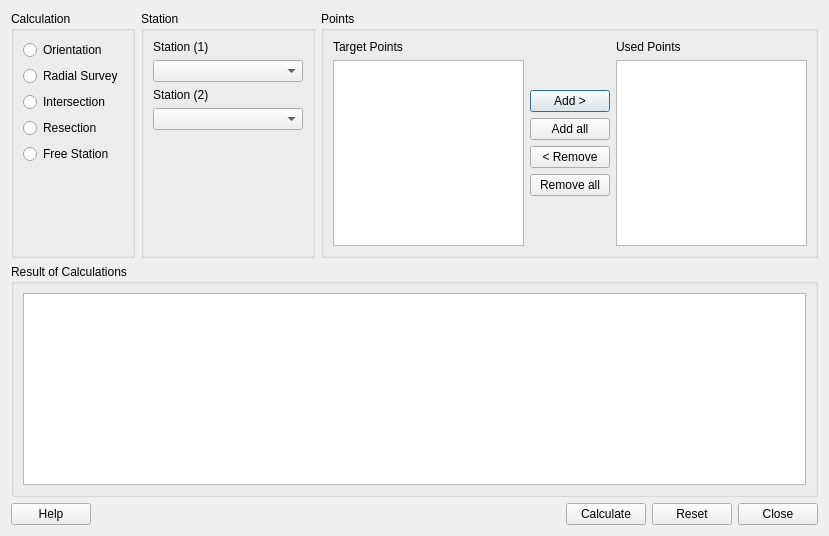
<?xml version="1.0" encoding="UTF-8"?>
<ui version="4.0">
 <class>SingleCalcDialog</class>
 <widget class="QDialog" name="SingleCalcDialog">
  <property name="geometry">
   <rect>
    <x>0</x>
    <y>0</y>
    <width>829</width>
    <height>536</height>
   </rect>
  </property>
  <property name="sizePolicy">
   <sizepolicy hsizetype="Fixed" vsizetype="Fixed">
    <horstretch>0</horstretch>
    <verstretch>0</verstretch>
   </sizepolicy>
  </property>
  <property name="minimumSize">
   <size>
    <width>720</width>
    <height>463</height>
   </size>
  </property>
  <property name="maximumSize">
   <size>
    <width>16777215</width>
    <height>16777215</height>
   </size>
  </property>
  <property name="windowTitle">
   <string>Single Point Calculations</string>
  </property>
  <property name="sizeGripEnabled">
   <bool>false</bool>
  </property>
  <layout class="QVBoxLayout" name="verticalLayout_6">
   <item>
    <layout class="QHBoxLayout" name="horizontalLayout_3">
     <item>
      <widget class="QGroupBox" name="RadioGroup">
       <property name="sizePolicy">
        <sizepolicy hsizetype="Minimum" vsizetype="Preferred">
         <horstretch>0</horstretch>
         <verstretch>0</verstretch>
        </sizepolicy>
       </property>
       <property name="title">
        <string>Calculation</string>
       </property>
       <property name="flat">
        <bool>false</bool>
       </property>
       <property name="checkable">
        <bool>false</bool>
       </property>
       <layout class="QVBoxLayout" name="verticalLayout_5">
        <item>
         <widget class="QRadioButton" name="OrientRadio">
          <property name="sizePolicy">
           <sizepolicy hsizetype="Fixed" vsizetype="Fixed">
            <horstretch>0</horstretch>
            <verstretch>0</verstretch>
           </sizepolicy>
          </property>
          <property name="toolTip">
           <string>Calculate orientation angle  on stations</string>
          </property>
          <property name="text">
           <string>Orientation</string>
          </property>
          <attribute name="buttonGroup">
           <string notr="true">radioButtonGroup</string>
          </attribute>
         </widget>
        </item>
        <item>
         <widget class="QRadioButton" name="RadialRadio">
          <property name="sizePolicy">
           <sizepolicy hsizetype="Fixed" vsizetype="Fixed">
            <horstretch>0</horstretch>
            <verstretch>0</verstretch>
           </sizepolicy>
          </property>
          <property name="text">
           <string>Radial Survey</string>
          </property>
          <attribute name="buttonGroup">
           <string notr="true">radioButtonGroup</string>
          </attribute>
         </widget>
        </item>
        <item>
         <widget class="QRadioButton" name="IntersectRadio">
          <property name="sizePolicy">
           <sizepolicy hsizetype="Fixed" vsizetype="Fixed">
            <horstretch>0</horstretch>
            <verstretch>0</verstretch>
           </sizepolicy>
          </property>
          <property name="text">
           <string>Intersection</string>
          </property>
          <attribute name="buttonGroup">
           <string notr="true">radioButtonGroup</string>
          </attribute>
         </widget>
        </item>
        <item>
         <widget class="QRadioButton" name="ResectionRadio">
          <property name="sizePolicy">
           <sizepolicy hsizetype="Fixed" vsizetype="Fixed">
            <horstretch>0</horstretch>
            <verstretch>0</verstretch>
           </sizepolicy>
          </property>
          <property name="text">
           <string>Resection</string>
          </property>
          <attribute name="buttonGroup">
           <string notr="true">radioButtonGroup</string>
          </attribute>
         </widget>
        </item>
        <item>
         <widget class="QRadioButton" name="FreeRadio">
          <property name="sizePolicy">
           <sizepolicy hsizetype="Fixed" vsizetype="Fixed">
            <horstretch>0</horstretch>
            <verstretch>0</verstretch>
           </sizepolicy>
          </property>
          <property name="text">
           <string>Free Station</string>
          </property>
          <attribute name="buttonGroup">
           <string notr="true">radioButtonGroup</string>
          </attribute>
         </widget>
        </item>
        <item>
         <spacer name="verticalSpacer_3">
          <property name="orientation">
           <enum>Qt::Vertical</enum>
          </property>
          <property name="sizeHint" stdset="0">
           <size>
            <width>20</width>
            <height>49</height>
           </size>
          </property>
         </spacer>
        </item>
       </layout>
      </widget>
     </item>
     <item>
      <widget class="QGroupBox" name="StationGroup">
       <property name="sizePolicy">
        <sizepolicy hsizetype="Minimum" vsizetype="Preferred">
         <horstretch>0</horstretch>
         <verstretch>0</verstretch>
        </sizepolicy>
       </property>
       <property name="title">
        <string>Station</string>
       </property>
       <layout class="QVBoxLayout" name="verticalLayout_4">
        <item>
         <widget class="QLabel" name="Station1Label">
          <property name="sizePolicy">
           <sizepolicy hsizetype="Fixed" vsizetype="Fixed">
            <horstretch>0</horstretch>
            <verstretch>0</verstretch>
           </sizepolicy>
          </property>
          <property name="text">
           <string>Station (1)</string>
          </property>
         </widget>
        </item>
        <item>
         <widget class="QComboBox" name="Station1Combo">
          <property name="sizePolicy">
           <sizepolicy hsizetype="Preferred" vsizetype="Fixed">
            <horstretch>0</horstretch>
            <verstretch>0</verstretch>
           </sizepolicy>
          </property>
          <property name="minimumSize">
           <size>
            <width>150</width>
            <height>0</height>
           </size>
          </property>
         </widget>
        </item>
        <item>
         <widget class="QLabel" name="Station2Label">
          <property name="sizePolicy">
           <sizepolicy hsizetype="Fixed" vsizetype="Fixed">
            <horstretch>0</horstretch>
            <verstretch>0</verstretch>
           </sizepolicy>
          </property>
          <property name="text">
           <string>Station (2)</string>
          </property>
         </widget>
        </item>
        <item>
         <widget class="QComboBox" name="Station2Combo">
          <property name="sizePolicy">
           <sizepolicy hsizetype="Preferred" vsizetype="Fixed">
            <horstretch>0</horstretch>
            <verstretch>0</verstretch>
           </sizepolicy>
          </property>
          <property name="minimumSize">
           <size>
            <width>150</width>
            <height>0</height>
           </size>
          </property>
         </widget>
        </item>
        <item>
         <spacer name="verticalSpacer_4">
          <property name="orientation">
           <enum>Qt::Vertical</enum>
          </property>
          <property name="sizeHint" stdset="0">
           <size>
            <width>20</width>
            <height>86</height>
           </size>
          </property>
         </spacer>
        </item>
       </layout>
      </widget>
     </item>
     <item>
      <widget class="QGroupBox" name="PointsGroup">
       <property name="sizePolicy">
        <sizepolicy hsizetype="Minimum" vsizetype="Preferred">
         <horstretch>2</horstretch>
         <verstretch>0</verstretch>
        </sizepolicy>
       </property>
       <property name="title">
        <string>Points</string>
       </property>
       <layout class="QHBoxLayout" name="horizontalLayout_4">
        <item>
         <layout class="QVBoxLayout" name="verticalLayout_2">
          <item>
           <widget class="QLabel" name="TargetPointsLabel">
            <property name="sizePolicy">
             <sizepolicy hsizetype="Fixed" vsizetype="Fixed">
              <horstretch>0</horstretch>
              <verstretch>0</verstretch>
             </sizepolicy>
            </property>
            <property name="text">
             <string>Target Points</string>
            </property>
           </widget>
          </item>
          <item>
           <widget class="QListWidget" name="SourceList">
            <property name="sizePolicy">
             <sizepolicy hsizetype="MinimumExpanding" vsizetype="Expanding">
              <horstretch>0</horstretch>
              <verstretch>0</verstretch>
             </sizepolicy>
            </property>
            <property name="selectionMode">
             <enum>QAbstractItemView::ExtendedSelection</enum>
            </property>
           </widget>
          </item>
         </layout>
        </item>
        <item>
         <layout class="QVBoxLayout" name="verticalLayout">
          <item>
           <spacer name="verticalSpacer_2">
            <property name="orientation">
             <enum>Qt::Vertical</enum>
            </property>
            <property name="sizeHint" stdset="0">
             <size>
              <width>20</width>
              <height>40</height>
             </size>
            </property>
           </spacer>
          </item>
          <item>
           <widget class="QPushButton" name="AddButton">
            <property name="sizePolicy">
             <sizepolicy hsizetype="Fixed" vsizetype="Fixed">
              <horstretch>0</horstretch>
              <verstretch>0</verstretch>
             </sizepolicy>
            </property>
            <property name="text">
             <string>Add &gt;</string>
            </property>
           </widget>
          </item>
          <item>
           <widget class="QPushButton" name="AddAllButton">
            <property name="sizePolicy">
             <sizepolicy hsizetype="Fixed" vsizetype="Fixed">
              <horstretch>0</horstretch>
              <verstretch>0</verstretch>
             </sizepolicy>
            </property>
            <property name="text">
             <string>Add all</string>
            </property>
           </widget>
          </item>
          <item>
           <widget class="QPushButton" name="RemoveButton">
            <property name="sizePolicy">
             <sizepolicy hsizetype="Fixed" vsizetype="Fixed">
              <horstretch>0</horstretch>
              <verstretch>0</verstretch>
             </sizepolicy>
            </property>
            <property name="text">
             <string>&lt; Remove</string>
            </property>
           </widget>
          </item>
          <item>
           <widget class="QPushButton" name="RemoveAllButton">
            <property name="sizePolicy">
             <sizepolicy hsizetype="Fixed" vsizetype="Fixed">
              <horstretch>0</horstretch>
              <verstretch>0</verstretch>
             </sizepolicy>
            </property>
            <property name="text">
             <string>Remove all</string>
            </property>
           </widget>
          </item>
          <item>
           <spacer name="verticalSpacer">
            <property name="orientation">
             <enum>Qt::Vertical</enum>
            </property>
            <property name="sizeHint" stdset="0">
             <size>
              <width>20</width>
              <height>40</height>
             </size>
            </property>
           </spacer>
          </item>
         </layout>
        </item>
        <item>
         <layout class="QVBoxLayout" name="verticalLayout_3">
          <item>
           <widget class="QLabel" name="UsedPointsLabel">
            <property name="sizePolicy">
             <sizepolicy hsizetype="Fixed" vsizetype="Fixed">
              <horstretch>0</horstretch>
              <verstretch>0</verstretch>
             </sizepolicy>
            </property>
            <property name="text">
             <string>Used Points</string>
            </property>
           </widget>
          </item>
          <item>
           <widget class="QListWidget" name="TargetList">
            <property name="sizePolicy">
             <sizepolicy hsizetype="MinimumExpanding" vsizetype="Expanding">
              <horstretch>0</horstretch>
              <verstretch>0</verstretch>
             </sizepolicy>
            </property>
            <property name="selectionMode">
             <enum>QAbstractItemView::ExtendedSelection</enum>
            </property>
           </widget>
          </item>
         </layout>
        </item>
       </layout>
      </widget>
     </item>
    </layout>
   </item>
   <item>
    <widget class="QGroupBox" name="ResultGroup">
     <property name="sizePolicy">
      <sizepolicy hsizetype="Expanding" vsizetype="MinimumExpanding">
       <horstretch>0</horstretch>
       <verstretch>1</verstretch>
      </sizepolicy>
     </property>
     <property name="title">
      <string>Result of Calculations</string>
     </property>
     <layout class="QHBoxLayout" name="horizontalLayout_5">
      <item>
       <widget class="QTextBrowser" name="ResultTextBrowser">
        <property name="sizePolicy">
         <sizepolicy hsizetype="Expanding" vsizetype="Expanding">
          <horstretch>0</horstretch>
          <verstretch>0</verstretch>
         </sizepolicy>
        </property>
        <property name="font">
         <font>
          <family>Courier New</family>
         </font>
        </property>
        <property name="lineWrapMode">
         <enum>QTextEdit::NoWrap</enum>
        </property>
       </widget>
      </item>
     </layout>
    </widget>
   </item>
   <item>
    <layout class="QHBoxLayout" name="horizontalLayout_2">
     <item>
      <widget class="QPushButton" name="HelpButton">
       <property name="sizePolicy">
        <sizepolicy hsizetype="Fixed" vsizetype="Fixed">
         <horstretch>0</horstretch>
         <verstretch>0</verstretch>
        </sizepolicy>
       </property>
       <property name="text">
        <string>Help</string>
       </property>
      </widget>
     </item>
     <item>
      <spacer name="horizontalSpacer">
       <property name="orientation">
        <enum>Qt::Horizontal</enum>
       </property>
       <property name="sizeHint" stdset="0">
        <size>
         <width>40</width>
         <height>20</height>
        </size>
       </property>
      </spacer>
     </item>
     <item>
      <widget class="QPushButton" name="CalcButton">
       <property name="sizePolicy">
        <sizepolicy hsizetype="Fixed" vsizetype="Fixed">
         <horstretch>0</horstretch>
         <verstretch>0</verstretch>
        </sizepolicy>
       </property>
       <property name="text">
        <string>Calculate</string>
       </property>
      </widget>
     </item>
     <item>
      <widget class="QPushButton" name="ResetButton">
       <property name="sizePolicy">
        <sizepolicy hsizetype="Fixed" vsizetype="Fixed">
         <horstretch>0</horstretch>
         <verstretch>0</verstretch>
        </sizepolicy>
       </property>
       <property name="text">
        <string>Reset</string>
       </property>
      </widget>
     </item>
     <item>
      <widget class="QPushButton" name="CloseButton">
       <property name="sizePolicy">
        <sizepolicy hsizetype="Fixed" vsizetype="Fixed">
         <horstretch>0</horstretch>
         <verstretch>0</verstretch>
        </sizepolicy>
       </property>
       <property name="text">
        <string>Close</string>
       </property>
      </widget>
     </item>
    </layout>
   </item>
  </layout>
 </widget>
 <tabstops>
  <tabstop>OrientRadio</tabstop>
  <tabstop>RadialRadio</tabstop>
  <tabstop>IntersectRadio</tabstop>
  <tabstop>ResectionRadio</tabstop>
  <tabstop>FreeRadio</tabstop>
  <tabstop>Station1Combo</tabstop>
  <tabstop>Station2Combo</tabstop>
  <tabstop>AddButton</tabstop>
  <tabstop>AddAllButton</tabstop>
  <tabstop>RemoveButton</tabstop>
  <tabstop>RemoveAllButton</tabstop>
  <tabstop>HelpButton</tabstop>
  <tabstop>CalcButton</tabstop>
  <tabstop>ResetButton</tabstop>
  <tabstop>CloseButton</tabstop>
 </tabstops>
 <resources/>
 <connections/>
 <buttongroups>
  <buttongroup name="radioButtonGroup"/>
 </buttongroups>
</ui>
